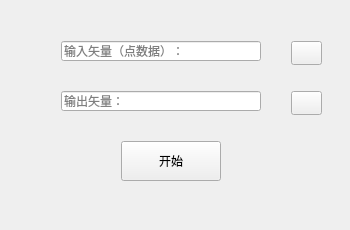
<?xml version="1.0" encoding="UTF-8"?>
<ui version="4.0">
 <class>VoronoiAnalysisClass</class>
 <widget class="QWidget" name="VoronoiAnalysisClass">
  <property name="geometry">
   <rect>
    <x>0</x>
    <y>0</y>
    <width>350</width>
    <height>230</height>
   </rect>
  </property>
  <property name="windowTitle">
   <string>VoronoiAnalysis</string>
  </property>
  <layout class="QVBoxLayout" name="verticalLayout">
   <item>
    <widget class="QWidget" name="widget" native="true">
     <widget class="QLineEdit" name="lineEditVector">
      <property name="geometry">
       <rect>
        <x>50</x>
        <y>30</y>
        <width>200</width>
        <height>20</height>
       </rect>
      </property>
      <property name="readOnly">
       <bool>true</bool>
      </property>
      <property name="placeholderText">
       <string>输入矢量（点数据）：</string>
      </property>
     </widget>
     <widget class="QLineEdit" name="lineEditOutputVector">
      <property name="geometry">
       <rect>
        <x>50</x>
        <y>80</y>
        <width>200</width>
        <height>20</height>
       </rect>
      </property>
      <property name="readOnly">
       <bool>true</bool>
      </property>
      <property name="placeholderText">
       <string>输出矢量：</string>
      </property>
     </widget>
     <widget class="QPushButton" name="openFile">
      <property name="geometry">
       <rect>
        <x>280</x>
        <y>30</y>
        <width>31</width>
        <height>24</height>
       </rect>
      </property>
      <property name="text">
       <string/>
      </property>
      <property name="icon">
       <iconset resource="login.qrc">
        <normaloff>:/login/res/openFile.png</normaloff>:/login/res/openFile.png</iconset>
      </property>
     </widget>
     <widget class="QPushButton" name="begin">
      <property name="geometry">
       <rect>
        <x>110</x>
        <y>130</y>
        <width>100</width>
        <height>40</height>
       </rect>
      </property>
      <property name="text">
       <string>开始</string>
      </property>
     </widget>
     <widget class="QPushButton" name="outputVectorButton">
      <property name="geometry">
       <rect>
        <x>280</x>
        <y>80</y>
        <width>31</width>
        <height>24</height>
       </rect>
      </property>
      <property name="text">
       <string/>
      </property>
      <property name="icon">
       <iconset resource="login.qrc">
        <normaloff>:/login/res/saveFile.png</normaloff>:/login/res/saveFile.png</iconset>
      </property>
     </widget>
    </widget>
   </item>
  </layout>
 </widget>
 <layoutdefault spacing="6" margin="11"/>
 <resources>
  <include location="login.qrc"/>
 </resources>
 <connections/>
</ui>
